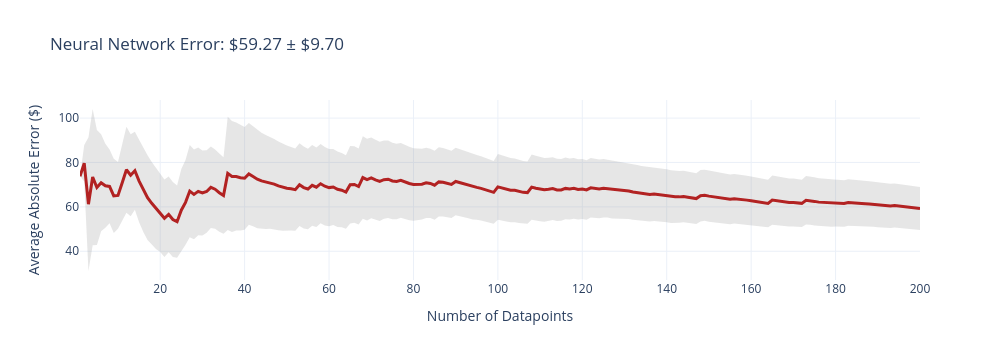
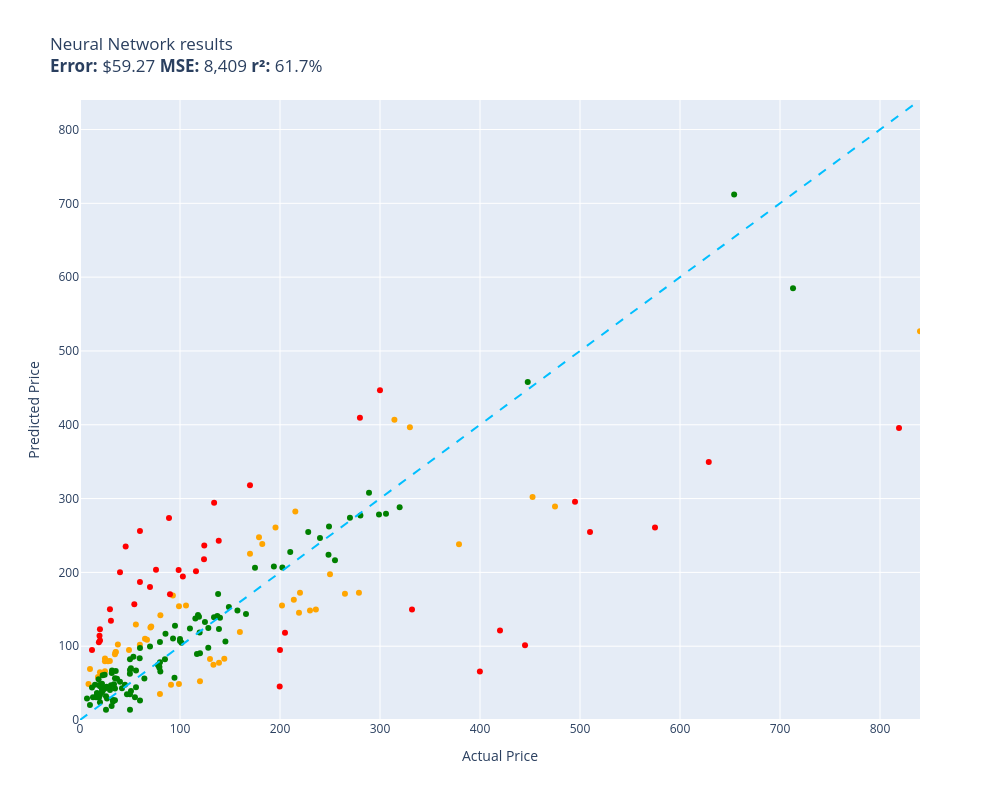

The notebook cell saved with these charts, in order:
### Code cell
evaluate(neural_network, test)

### Figure 1 — Plotly figure (JSON) as saved in the notebook; plotly's stock layout.template omitted (floating-point values rounded to 4 significant figures; data arrays with more than 128 entries replaced by an {"elided": "..."} marker saying what was removed)
{"data": [{"fill": "toself", "fillcolor": "rgba(128,128,128,0.2)", "hoverinfo": "skip", "line": {"color": "rgba(255,255,255,0)"}, "name": "95% CI", "showlegend": false, "type": "scatter", "x": {"elided": "400 int values"}, "y": {"elided": "400 float values"}}, {"customdata": {"elided": "200x1 float values"}, "hovertemplate": "n=%{x}<br>Avg Error=$%{y:,.2f}<br>±95% CI=$%{customdata[0]:,.2f}<extra></extra>", "line": {"color": "firebrick", "width": 3}, "mode": "lines", "name": "Cumulative Avg Error", "type": "scatter", "x": {"elided": "200 int values"}, "y": {"elided": "200 float values"}}], "layout": {"height": 360, "showlegend": false, "title": {"text": "Neural Network Error: $59.27 ± $9.70"}, "width": 1000, "xaxis": {"title": {"text": "Number of Datapoints"}}, "yaxis": {"title": {"text": "Average Absolute Error ($)"}}}}

### Figure 2 — Plotly figure (JSON) as saved in the notebook; plotly's stock layout.template omitted (floating-point values rounded to 4 significant figures)
{"data": [{"customdata": [["Old Blood Noise Excess V2 Distortion Cho...\nGuess=$145.23 Actual=$219.00"], ["Stand for Raven Pro Document Scanner - P...\nGuess=$79.79 Actual=$29.85"], ["RBC12-UPC Replacement Battery Cartridge ...\nGuess=$148.41 Actual=$229.99"], ["SuppliesOutlet Compatible Toner Cartridg...\nGuess=$83.12 Actual=$144.29"], ["ACDelco GM Original Equipment FW339 Fron...\nGuess=$282.65 Actual=$215.33"], ["Pump Head TBVECHI 175PSI 4KW 5.5HP 21CFM...\nGuess=$396.78 Actual=$329.90"], ["Metabo HPT 36V MultiVolt™ Cordless Rotar...\nGuess=$237.99 Actual=$379.00"], ["46mm Digital Pro High-Resolution Close-U...\nGuess=$64.74 Actual=$19.99"], ["DEWALT 20V MAX* XR Impact Driver with Bl...\nGuess=$302.28 Actual=$452.53"], ["Clementoni 39132.5 Jigsaw Puzzle 1,000 P...\nGuess=$35.36 Actual=$79.95"], ["GanFindX Portable Car Hand Controls for ...\nGuess=$119.18 Actual=$159.90"], ["Task T24287 Roman Ogee Router Bit with 1...\nGuess=$129.50 Actual=$55.88"], ["Travelpro Platinum Elite Slim Business L...\nGuess=$163.03 Actual=$213.83"], ["Southwire 120V/15A Right Angle User Atta...\nGuess=$102.35 Actual=$37.87"], ["Dakota Alert MURS Alert Probe Sensor - M...\nGuess=$172.56 Actual=$219.99"], ["DALDED LED Light Kit for Lego Sonic Gree...\nGuess=$83.21 Actual=$24.99"], ["152MM Hole Saws M42 Bi-Metal High Speed ...\nGuess=$58.20 Actual=$17.99"], ["AUTOFREE LED Tail Lights Assembly Compat...\nGuess=$155.04 Actual=$201.99"], ["Adams Check Payment and Deposit Register...\nGuess=$91.84 Actual=$35.49"], ["3D Tree Hole Branches 075 Stair Risers D...\nGuess=$82.66 Actual=$129.99"], ["KOHLER 18865-CP Filtered Water Faucet, P...\nGuess=$289.28 Actual=$475.00"], ["Sumerain S1339CM Double Handle Widesprea...\nGuess=$149.56 Actual=$235.86"], ["Festool 492370 Platin 2 S1000 Grit 6-Inc...\nGuess=$47.66 Actual=$91.00"], ["Beck/Arnley 0421945 Air Filter\nGuess=$92.16 Actual=$35.87"], ["Pidoko Kids Train Table, Grey with 90 Pc...\nGuess=$52.64 Actual=$119.97"], ["Marvel Legends Series X-Men 6-Inch Archa...\nGuess=$48.74 Actual=$98.95"], ["ANZO USA 111207 GMC SIERRA 99-06 / YUKON...\nGuess=$238.35 Actual=$182.28"], ["KS K-STORM Replacement Silicone Mushroom...\nGuess=$48.65 Actual=$8.50"], ["Urth 62mm UV, Circular Polarizing (CPL),...\nGuess=$77.63 Actual=$139.00"], ["Royal Designs, Inc. Decorative Abundant ...\nGuess=$79.72 Actual=$24.95"], ["AC Compressor & A/C Kit For BMW 335i 335...\nGuess=$406.72 Actual=$314.41"], ["MXR Carbon Copy Deluxe Analog Delay Guit...\nGuess=$260.72 Actual=$195.50"], ["Pyle Wireless Rear View Backup Camera - ...\nGuess=$125.29 Actual=$70.45"], ["Hp Pavilion P7-1257c Motherboard Aahd3-h...\nGuess=$101.88 Actual=$59.86"], ["Auertech Portable Washing Machine, 14lbs...\nGuess=$153.97 Actual=$98.99"], ["18 Inch White Undermount Kitchen Sink - ...\nGuess=$247.55 Actual=$179.00"], ["Amana Tool - SC587 Carbide Tipped 3-Wing...\nGuess=$126.60 Actual=$71.23"], ["UPR Mach 1 Chin Spoiler Fits 94-98 Musta...\nGuess=$110.04 Actual=$64.99"], ["Music Hall pa15.3 MM/MC Phono Preamplifi...\nGuess=$197.44 Actual=$250.00"], ["Diversitech UC2436-3 Ultralite Condenser...\nGuess=$141.87 Actual=$80.39"], ["APS iBoard (304 Stainless Steel Polished...\nGuess=$171.13 Actual=$264.95"], ["KUNFINE Android Radio CarPlay & Android ...\nGuess=$155.09 Actual=$106.00"], ["VIPMOTOZ Sequential Turn Signal Premium ...\nGuess=$172.51 Actual=$278.94"], ["A-Premium Front Suspension Steering Knuc...\nGuess=$94.79 Actual=$48.99"], ["Dell XPS 13 9343-2727SLV 13.3\" Full HD S...\nGuess=$526.75 Actual=$839.99"], ["Replacement Remote Control fit for Sony ...\nGuess=$69.04 Actual=$9.99"], ["Disney Princess Sparkling Princess Sleep...\nGuess=$66.05 Actual=$24.95"], ["Glovion Music Stand Light, Clip On Piano...\nGuess=$79.65 Actual=$27.99"], ["Blanco 230966 Valea Stainless Steel Sink...\nGuess=$168.56 Actual=$92.88"], ["Targus CityGear Durable Backpack, Black,...\nGuess=$74.89 Actual=$133.43"], ["KZ ZS10 Pro in Ear Monitor Headphone KZ ...\nGuess=$108.76 Actual=$66.99"], ["Jada Toys Ryan's World Combo Panda Airli...\nGuess=$89.09 Actual=$34.94"], ["Xiaomi Redmi 10 2022 NFC 4G LTE (128GB +...\nGuess=$225.38 Actual=$169.99"]], "hovertemplate": "%{customdata[0]}<extra></extra>", "legendgroup": "orange", "marker": {"color": "orange", "size": 6, "symbol": "circle"}, "mode": "markers", "name": "orange", "orientation": "v", "showlegend": true, "type": "scatter", "x": [219.0, 29.85, 230.0, 144.3, 215.3, 329.9, 379.0, 19.99, 452.5, 79.95, 159.9, 55.88, 213.8, 37.87, 220.0, 24.99, 17.99, 202.0, 35.49, 130.0, 475.0, 235.9, 91.0, 35.87, 120.0, 98.95, 182.3, 8.5, 139.0, 24.95, 314.4, 195.5, 70.45, 59.86, 98.99, 179.0, 71.23, 64.99, 250.0, 80.39, 264.9, 106.0, 278.9, 48.99, 840.0, 9.99, 24.95, 27.99, 92.88, 133.4, 66.99, 34.94, 170.0], "xaxis": "x", "y": [145.2, 79.79, 148.4, 83.12, 282.6, 396.8, 238.0, 64.74, 302.3, 35.36, 119.2, 129.5, 163.0, 102.3, 172.6, 83.21, 58.2, 155.0, 91.84, 82.66, 289.3, 149.6, 47.66, 92.16, 52.64, 48.74, 238.4, 48.65, 77.63, 79.72, 406.7, 260.7, 125.3, 101.9, 154.0, 247.5, 126.6, 110.0, 197.4, 141.9, 171.1, 155.1, 172.5, 94.79, 526.8, 69.04, 66.05, 79.65, 168.6, 74.89, 108.8, 89.09, 225.4], "yaxis": "y"}, {"customdata": [["telpo Headlight Assembly Fit For 15 Camr...\nGuess=$201.60 Actual=$115.99"], ["EXMAX NG-10X Fresnel Lens Focusing Adapt...\nGuess=$180.11 Actual=$69.98"], ["Innovative Percussion CB-6 Chamois Bass ...\nGuess=$156.75 Actual=$54.32"], ["CORSAIR Dominator Platinum RGB 32GB (2x1...\nGuess=$217.77 Actual=$124.00"], ["Bam Trekking 3027SB Single Black Clarine...\nGuess=$149.61 Actual=$332.00"], ["Mini PC, Kinupute Desktop Computer E3-12...\nGuess=$295.63 Actual=$495.00"], ["Aolemi Oil Rubbed Bronze Single Function...\nGuess=$203.32 Actual=$98.65"], ["10GBase-LR SFP+ Transceiver, Handar 10GB...\nGuess=$107.79 Actual=$19.99"], ["Deco Mount Pro Tripod Microphone Stand w...\nGuess=$186.87 Actual=$59.95"], ["Canon EOS Rebel T7 Digital SLR Camera wi...\nGuess=$395.66 Actual=$819.00"], ["JRready ST6313 DT Deutsch Connector Kit,...\nGuess=$45.23 Actual=$199.68"], ["Diversitech WG840585 Motor, (Ddb) 1/3Hp,...\nGuess=$294.32 Actual=$134.12"], ["MC: Pindicator (Dual Intensity Amber)\nGuess=$200.32 Actual=$40.00"], ["Poison Spyder 10-08-020 Rocker Knocker\nGuess=$349.53 Actual=$628.76"], ["DIMARZIO 204284 DP 163FBK Blues Bucker G...\nGuess=$170.33 Actual=$89.99"], ["Lighted Triangle Mirror Cabinet Bathroom...\nGuess=$101.39 Actual=$445.00"], ["BESTILL Wall Mounted Shower Faucet Set, ...\nGuess=$203.40 Actual=$76.00"], ["Trail Gear Twin Stick Kit for Top Shift ...\nGuess=$409.54 Actual=$279.92"], ["Engine Thermostat, Replace 19301-PAA-306...\nGuess=$105.48 Actual=$18.89"], ["Dell Optiplex 390 Desktop Computer i3 3....\nGuess=$236.26 Actual=$124.27"], ["Satco S9596, 4 Count (Pack of 1), 4.18\nGuess=$94.82 Actual=$12.00"], ["Ceramic Talavera Mexican Tile 4x4\", 9 Pi...\nGuess=$149.94 Actual=$29.95"], ["LEGO Marvel Avengers War Machine Buster ...\nGuess=$256.17 Actual=$59.95"], ["KOHLER K-1185540-CP Assembly-Slider\nGuess=$234.94 Actual=$45.67"], ["Walker Exhaust Ultra EPA 16478 Direct Fi...\nGuess=$260.83 Actual=$574.99"], ["Canon Sure Shot 90u 35mm Date Camera\nGuess=$65.61 Actual=$399.89"], ["Wilkinson LOW GAUSS Vintage Tone Strat S...\nGuess=$134.37 Actual=$30.93"], ["Ibanez M510OVS Acoustic Mandolin in Vint...\nGuess=$317.88 Actual=$169.99"], ["Chalkboard Name Badges with Magnetic Bac...\nGuess=$122.79 Actual=$19.95"], ["GENUINE VOLVO THERMOSTAT (3.0, 3.2) S60 ...\nGuess=$194.29 Actual=$102.85"], ["CradlePoint Compact Broadband Router (CB...\nGuess=$273.74 Actual=$89.00"], ["Universal Power Group 12V 100Ah Sealed L...\nGuess=$94.98 Actual=$199.99"], ["SP Air Corporation SP-8102BU 1/4-Inch He...\nGuess=$118.37 Actual=$204.99"], ["Lorell Bell Chair Glide, 2.5\", Black\nGuess=$114.03 Actual=$19.50"], ["Competition Clutch Disc and Pressure Pla...\nGuess=$254.64 Actual=$510.00"], ["Pacific Drums PDCM1618TTRB 16 x 18 Inche...\nGuess=$121.12 Actual=$419.99"], ["HP Laserjet 2100 Laser Printer W/Test Pr...\nGuess=$446.61 Actual=$299.98"], ["Garmin 010-12402-10 GT15M-TM Transom-Mou...\nGuess=$242.83 Actual=$138.74"]], "hovertemplate": "%{customdata[0]}<extra></extra>", "legendgroup": "red", "marker": {"color": "red", "size": 6, "symbol": "circle"}, "mode": "markers", "name": "red", "orientation": "v", "showlegend": true, "type": "scatter", "x": [116.0, 69.98, 54.32, 124.0, 332.0, 495.0, 98.65, 19.99, 59.95, 819.0, 199.7, 134.1, 40.0, 628.8, 89.99, 445.0, 76.0, 279.9, 18.89, 124.3, 12.0, 29.95, 59.95, 45.67, 575.0, 399.9, 30.93, 170.0, 19.95, 102.8, 89.0, 200.0, 205.0, 19.5, 510.0, 420.0, 300.0, 138.7], "xaxis": "x", "y": [201.6, 180.1, 156.7, 217.8, 149.6, 295.6, 203.3, 107.8, 186.9, 395.7, 45.23, 294.3, 200.3, 349.5, 170.3, 101.4, 203.4, 409.5, 105.5, 236.3, 94.82, 149.9, 256.2, 234.9, 260.8, 65.61, 134.4, 317.9, 122.8, 194.3, 273.7, 94.98, 118.4, 114.0, 254.6, 121.1, 446.6, 242.8], "yaxis": "y"}, {"customdata": [["NewPower99 Battery Kit for Samsung Galax...\nGuess=$30.72 Actual=$54.95"], ["8544771 Dryer Heating Element, 279816 Th...\nGuess=$66.54 Actual=$35.74"], ["Bam France 2002XL Contoured Hightech Bla...\nGuess=$584.84 Actual=$713.00"], ["Panasonic KX-TG6511B DECT 6.0 PLUS Expan...\nGuess=$72.76 Actual=$79.20"], ["LOVE MEI Galaxy S10 Lite Case, Military ...\nGuess=$24.99 Actual=$32.98"], ["GJY Portable TV,10.6 inch Mini TV for AT...\nGuess=$70.66 Actual=$79.36"], ["LD Products Compatible Toner Cartridge R...\nGuess=$67.89 Actual=$49.98"], ["APS iBoard 6-inch Aluminum (Black Powder...\nGuess=$227.60 Actual=$210.23"], ["PEMP E65 E66 CDC Simulate Optical Fiber ...\nGuess=$140.01 Actual=$119.00"], ["Intermatic PX300 12V 300W Transformer wi...\nGuess=$139.21 Actual=$134.00"], ["HK SYSTEMS 13\" Heavy Duty Black \"Push\" O...\nGuess=$82.18 Actual=$84.95"], ["SKB iSeries 3i-13096-6KP Case for BlackM...\nGuess=$206.40 Actual=$174.99"], ["June Garden 12\" Sweet Dolly Charlotte - ...\nGuess=$45.69 Actual=$19.99"], ["KOMPUTERBAY 4GB 2X 2GB DDR2 1066MHz PC2-...\nGuess=$65.65 Actual=$80.34"], ["Scranton & Co 3 Drawer Mobile File Cabin...\nGuess=$137.42 Actual=$115.35"], ["Evergreen HSHB2005 Cylinder Head Gasket ...\nGuess=$83.54 Actual=$59.69"], ["15\" Locking Shower Head Extension Arm in...\nGuess=$105.71 Actual=$79.95"], ["Mylites+ Standard Comic Book Mylar Sleev...\nGuess=$56.49 Actual=$34.99"], ["Tidal Front + Rear Fender Flares 4PC Poc...\nGuess=$216.51 Actual=$254.99"], ["Baseball Backpacks Large 18 Inch Bookbag...\nGuess=$63.69 Actual=$31.77"], ["Wenger City Upgrade Laptop Backpack with...\nGuess=$106.33 Actual=$145.42"], ["Fjallraven, Kanken Laptop 15\" Backpack f...\nGuess=$118.38 Actual=$119.65"], ["Projector, CRAZVIEW Projector with WiFi ...\nGuess=$85.72 Actual=$53.40"], ["Retevis RT68 Soft Earhook Walkie Talkie ...\nGuess=$29.01 Actual=$6.99"], ["Evan-Fischer Front Bumper Cover Compatib...\nGuess=$206.47 Actual=$202.38"], ["Laisomeke Waterproof Junction Box, Unive...\nGuess=$44.13 Actual=$11.99"], ["Webcem Solar Shed Light Outdoor Indoor, ...\nGuess=$74.35 Actual=$77.96"], ["Western Digital Enterprise RE4-GP 2TB SA...\nGuess=$123.90 Actual=$109.95"], ["VLAND LED Smoked Taillights Compatible F...\nGuess=$246.41 Actual=$239.99"], ["PM Auto Front Right Quick Complete Strut...\nGuess=$132.78 Actual=$124.94"], ["Tablet PC Cover Compatible with Lenovo T...\nGuess=$18.94 Actual=$31.61"], ["Miyaya@ Funny Animal Masks Collection fo...\nGuess=$36.68 Actual=$16.99"], ["Ultra Duster Canned Air Net 10 Oz 6-Pack\nGuess=$62.70 Actual=$49.90"], ["IQShield Screen Protector Compatible wit...\nGuess=$20.30 Actual=$9.95"], ["Liberty Imports 12 Pack: US Military Toy...\nGuess=$35.42 Actual=$16.98"], ["Neporal Full Spectrum Light Bulb, 6000K ...\nGuess=$55.17 Actual=$18.59"], ["Intrepid International Dressage Letters-...\nGuess=$29.27 Actual=$26.99"], ["Kingston Brass KS269SN Kingston Clawfoot...\nGuess=$279.40 Actual=$305.99"], ["EMART Photography C Stand with Boom Arm,...\nGuess=$90.57 Actual=$119.99"], ["KUNN Small Electrician Tool Pouch Utilit...\nGuess=$41.38 Actual=$21.99"], ["Trim Kit for 2-handle Shower & Tub Valve...\nGuess=$127.82 Actual=$94.99"], ["iPhone 12/12 Pro Nicaragua Guardabarranc...\nGuess=$23.95 Actual=$19.97"], ["Replacement Remote Control for PANASONIC...\nGuess=$26.73 Actual=$34.95"], ["Pioneer 2AM401-BN Two Handle Kitchen Fau...\nGuess=$254.68 Actual=$228.22"], ["LSSAGOON Backpack for Women Teen Kids Gi...\nGuess=$48.48 Actual=$33.99"], ["Grey Pneumatic 1311SD Impact Socket Set\nGuess=$148.21 Actual=$157.43"], ["Aeromotive 13304 Regulator, X1 Adjustabl...\nGuess=$273.90 Actual=$269.95"], ["4LT LUMINETTE Vanity Opal GLS BSN\nGuess=$107.04 Actual=$99.99"], ["4pc Wheel Spacers Adapters 4\" (2inch Per...\nGuess=$89.46 Actual=$116.95"], ["GE RPWF SmartWater Comparable Refrigerat...\nGuess=$55.80 Actual=$36.99"], ["MGP Caliper Covers 39011SACURD Red Powde...\nGuess=$262.21 Actual=$249.00"], ["LSI Broadcom SAS 9300-8i 8-port 12Gb/s S...\nGuess=$142.39 Actual=$118.00"], ["NewFantasia Replacement Audio Cable with...\nGuess=$47.17 Actual=$31.00"], ["Mikrotik RB3011UIAS-RM RouterBOARD 10xGi...\nGuess=$278.28 Actual=$299.00"], ["MONOCARBON Forged Carbon Fiber Case for ...\nGuess=$26.28 Actual=$59.99"], ["DuraGo 29515020 Front Hub Assembly\nGuess=$124.65 Actual=$128.34"], ["Berta (6 Pieces) 1-1/4 inch Overlay, 90 ...\nGuess=$61.39 Actual=$24.66"], ["Linkloos Solar Street Lights Outdoor Wat...\nGuess=$66.90 Actual=$55.99"], ["USB Charger, CIVIE High Speed 60W Multip...\nGuess=$30.97 Actual=$15.99"], ["Cardone 84-58642 New HEI Electronic Dist...\nGuess=$143.49 Actual=$165.99"], ["Kastar Battery Pack Replacement for Sony...\nGuess=$33.90 Actual=$19.99"], ["New Replacement seat cover fits Yamaha M...\nGuess=$123.19 Actual=$138.95"], ["Evan Fischer Radiator Cooling Fan Assemb...\nGuess=$141.00 Actual=$137.34"], ["ECCPP Power Steering Pump for 2009-2010 ...\nGuess=$116.90 Actual=$85.48"], ["AZX Stylus Pencil for Apple iPad Pro 202...\nGuess=$40.58 Actual=$29.99"], ["Raspberry Pi 3 Model B+ Aluminum Case Me...\nGuess=$47.80 Actual=$14.99"], ["Skullcandy Hesh Evo Bluetooth Headphones...\nGuess=$99.44 Actual=$69.99"], ["ROHL WSGUM3018WH Wire Sink Grids, White\nGuess=$97.81 Actual=$128.28"], ["ASUS VY279HE-W 27” 1080P Monitor - White...\nGuess=$170.55 Actual=$138.10"], ["LCD Screen for Dell Inspiron 17R 17.3\" H...\nGuess=$56.35 Actual=$64.37"], ["4 Inches Rolled Muffler Tip Catback Exha...\nGuess=$208.02 Actual=$193.88"], ["CTLAMP XL-2100 Professional Quality XL-2...\nGuess=$67.14 Actual=$32.00"], ["200 ' feet True 14 Gauge AWG CCA Speaker...\nGuess=$47.60 Actual=$44.95"], ["200 Couples Conversation Cards - Enjoy B...\nGuess=$27.12 Actual=$32.97"], ["The Puppet Company - Carpet-Unicorn, Whi...\nGuess=$30.60 Actual=$19.00"], ["KYX Racing Hardened Steel Center Drive S...\nGuess=$34.87 Actual=$46.99"], ["StonKraft Brass Chess Board Game Set wit...\nGuess=$138.39 Actual=$140.00"], ["Baumgartens Sicurix Blank PVC ID Cards (...\nGuess=$47.48 Actual=$19.11"], ["OEM Samsung Remote Control Shipped with ...\nGuess=$44.32 Actual=$56.00"], ["Venom Power Terra Hunter R/T+ R/T All-Te...\nGuess=$288.37 Actual=$319.65"], ["Custom Engagement Logo Desk Embosser Sea...\nGuess=$34.80 Actual=$49.95"], ["Audio Techinca ATW-T1002 System 10 Handh...\nGuess=$307.83 Actual=$289.00"], ["520 Pieces Christmas Envelope Seal Stick...\nGuess=$14.03 Actual=$25.99"], ["LD Compatible Ink Cartridge Replacement ...\nGuess=$43.09 Actual=$41.99"], ["BestPricedDecals Wine A BIT, You'll Feel...\nGuess=$30.67 Actual=$12.98"], ["VATOS 4 Packs Bubble Machine Gun for Kid...\nGuess=$39.85 Actual=$22.88"], ["Steering Wheel, Carbon Fiber Automotive ...\nGuess=$457.81 Actual=$447.74"], ["BXYJY for Samsung Galaxy Z Fold 3 Case w...\nGuess=$13.89 Actual=$49.99"], ["VONADO Space Wars Colonial Viper MK1 Bui...\nGuess=$51.82 Actual=$39.99"], ["sabermaster TCG Playmat yugioh playmat T...\nGuess=$37.53 Actual=$21.99"], ["Star Wars Die-Cast Metal TITANIUM Series...\nGuess=$60.60 Actual=$22.70"], ["DuraGo BR5330 Front Vented Disc Brake Ro...\nGuess=$104.54 Actual=$101.51"], ["Vinyl Soft Top Roll-up Adjustable Truck ...\nGuess=$152.99 Actual=$148.88"], ["Samsung DA97-07603B Freezer Ice Maker As...\nGuess=$110.25 Actual=$93.02"], ["Intex River Run Connect Lounge (Four)\nGuess=$57.07 Actual=$94.49"], ["Empava 24\" Single Wall Ovens 10 Cooking ...\nGuess=$711.83 Actual=$654.14"], ["Think Gizmos Build Your Own Robot Toys f...\nGuess=$42.61 Actual=$24.95"], ["PowerSport Front Rear Brakes and Rotors ...\nGuess=$223.97 Actual=$248.51"], ["Viola Bow 4/4 Full Size Carbon Fiber (Bl...\nGuess=$82.35 Actual=$49.99"], ["VTech Strum and Jam Kidi Musical Guitar ...\nGuess=$48.94 Actual=$21.99"], ["Fender Hendrix Voodoo Child Coiled Instr...\nGuess=$97.54 Actual=$59.99"], ["W11130208 W10695459 Refrigerator LED Mod...\nGuess=$45.06 Actual=$26.59"], ["Pyle 2x120 Watt Home Audio Speaker Power...\nGuess=$70.11 Actual=$50.92"], ["STICKGOO Peel and Stick Backsplash for K...\nGuess=$42.64 Actual=$34.99"], ["Fitness Center Gym Room Weight Train Dua...\nGuess=$109.58 Actual=$99.99"], ["MonMount Triple Monitor Stand Freestandi...\nGuess=$78.38 Actual=$79.99"], ["For Volvo C70 S70 V70 V40 S40 AC Compres...\nGuess=$277.13 Actual=$280.41"], ["Refresh NSF-53 Premium Replacement Refri...\nGuess=$39.28 Actual=$50.99"], ["NICKSTON Red Sparkling Glitter Slim Band...\nGuess=$32.05 Actual=$25.99"]], "hovertemplate": "%{customdata[0]}<extra></extra>", "legendgroup": "green", "marker": {"color": "green", "size": 6, "symbol": "circle"}, "mode": "markers", "name": "green", "orientation": "v", "showlegend": true, "type": "scatter", "x": [54.95, 35.74, 713.0, 79.2, 32.98, 79.36, 49.98, 210.2, 119.0, 134.0, 84.95, 175.0, 19.99, 80.34, 115.3, 59.69, 79.95, 34.99, 255.0, 31.77, 145.4, 119.7, 53.4, 6.99, 202.4, 11.99, 77.96, 110.0, 240.0, 124.9, 31.61, 16.99, 49.9, 9.95, 16.98, 18.59, 26.99, 306.0, 120.0, 21.99, 94.99, 19.97, 34.95, 228.2, 33.99, 157.4, 269.9, 99.99, 117.0, 36.99, 249.0, 118.0, 31.0, 299.0, 59.99, 128.3, 24.66, 55.99, 15.99, 166.0, 19.99, 138.9, 137.3, 85.48, 29.99, 14.99, 69.99, 128.3, 138.1, 64.37, 193.9, 32.0, 44.95, 32.97, 19.0, 46.99, 140.0, 19.11, 56.0, 319.6, 49.95, 289.0, 25.99, 41.99, 12.98, 22.88, 447.7, 49.99, 39.99, 21.99, 22.7, 101.5, 148.9, 93.02, 94.49, 654.1, 24.95, 248.5, 49.99, 21.99, 59.99, 26.59, 50.92, 34.99, 99.99, 79.99, 280.4, 50.99, 25.99], "xaxis": "x", "y": [30.72, 66.54, 584.8, 72.76, 24.99, 70.66, 67.89, 227.6, 140.0, 139.2, 82.18, 206.4, 45.69, 65.65, 137.4, 83.54, 105.7, 56.49, 216.5, 63.69, 106.3, 118.4, 85.72, 29.01, 206.5, 44.13, 74.35, 123.9, 246.4, 132.8, 18.94, 36.68, 62.7, 20.3, 35.42, 55.17, 29.27, 279.4, 90.57, 41.38, 127.8, 23.95, 26.73, 254.7, 48.48, 148.2, 273.9, 107.0, 89.46, 55.8, 262.2, 142.4, 47.17, 278.3, 26.28, 124.6, 61.39, 66.9, 30.97, 143.5, 33.9, 123.2, 141.0, 116.9, 40.58, 47.8, 99.44, 97.81, 170.5, 56.35, 208.0, 67.14, 47.6, 27.12, 30.6, 34.87, 138.4, 47.48, 44.32, 288.4, 34.8, 307.8, 14.03, 43.09, 30.67, 39.85, 457.8, 13.89, 51.82, 37.53, 60.6, 104.5, 153.0, 110.3, 57.07, 711.8, 42.61, 224.0, 82.35, 48.94, 97.54, 45.06, 70.11, 42.64, 109.6, 78.38, 277.1, 39.28, 32.05], "yaxis": "y"}, {"hoverinfo": "skip", "line": {"color": "deepskyblue", "dash": "dash", "width": 2}, "mode": "lines", "name": "y = x", "showlegend": false, "type": "scatter", "x": [0, 840.0], "y": [0, 840.0]}], "layout": {"height": 800, "legend": {"title": {"text": "color"}, "tracegroupgap": 0}, "showlegend": false, "title": {"text": "Neural Network results<br><b>Error:</b> $59.27 <b>MSE:</b> 8,409 <b>r²:</b> 61.7%"}, "width": 1000, "xaxis": {"anchor": "y", "domain": [0, 1], "range": [0, 840.0], "title": {"text": "Actual Price"}}, "yaxis": {"anchor": "x", "domain": [0, 1], "range": [0, 840.0], "title": {"text": "Predicted Price"}}}}
